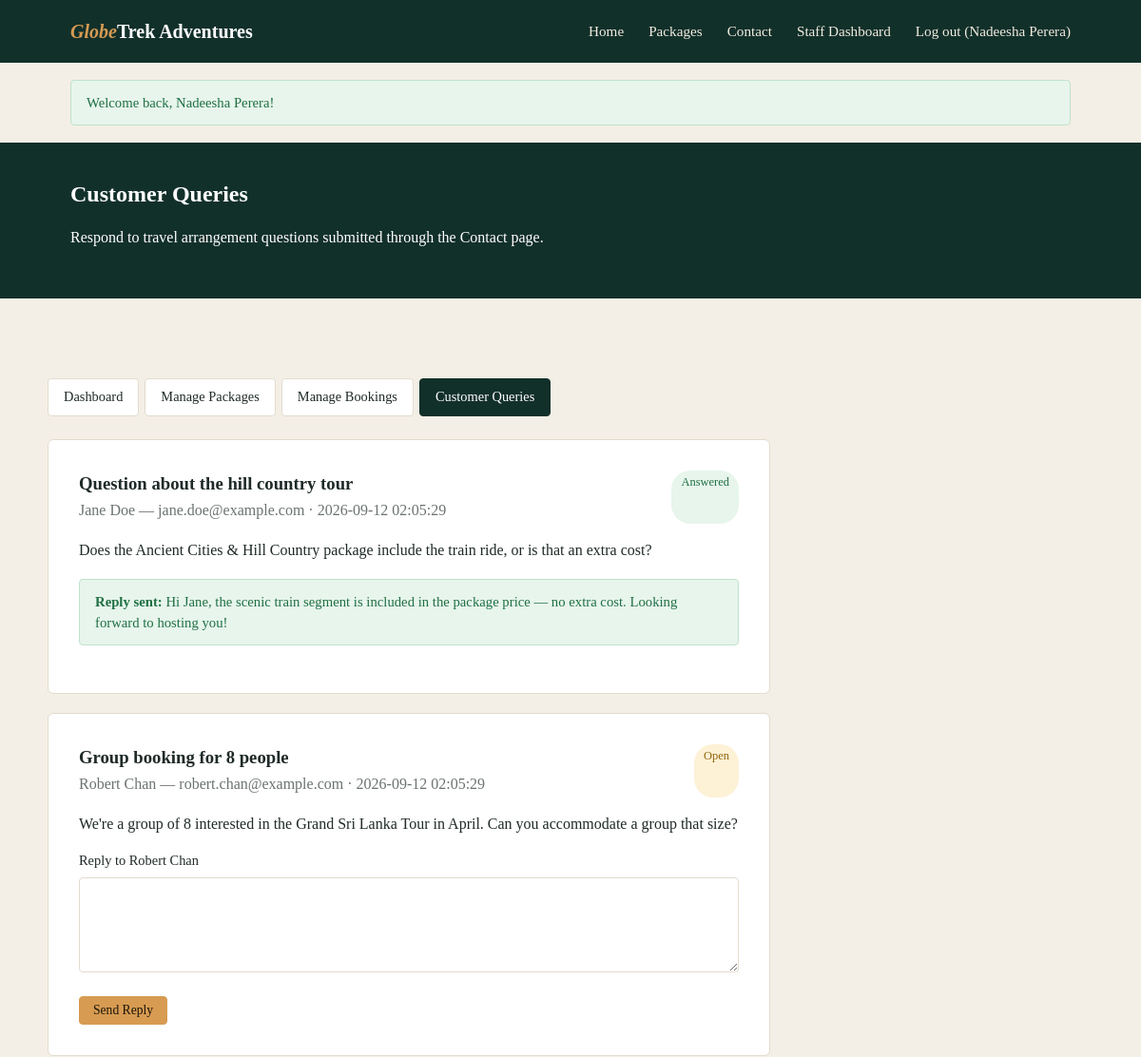
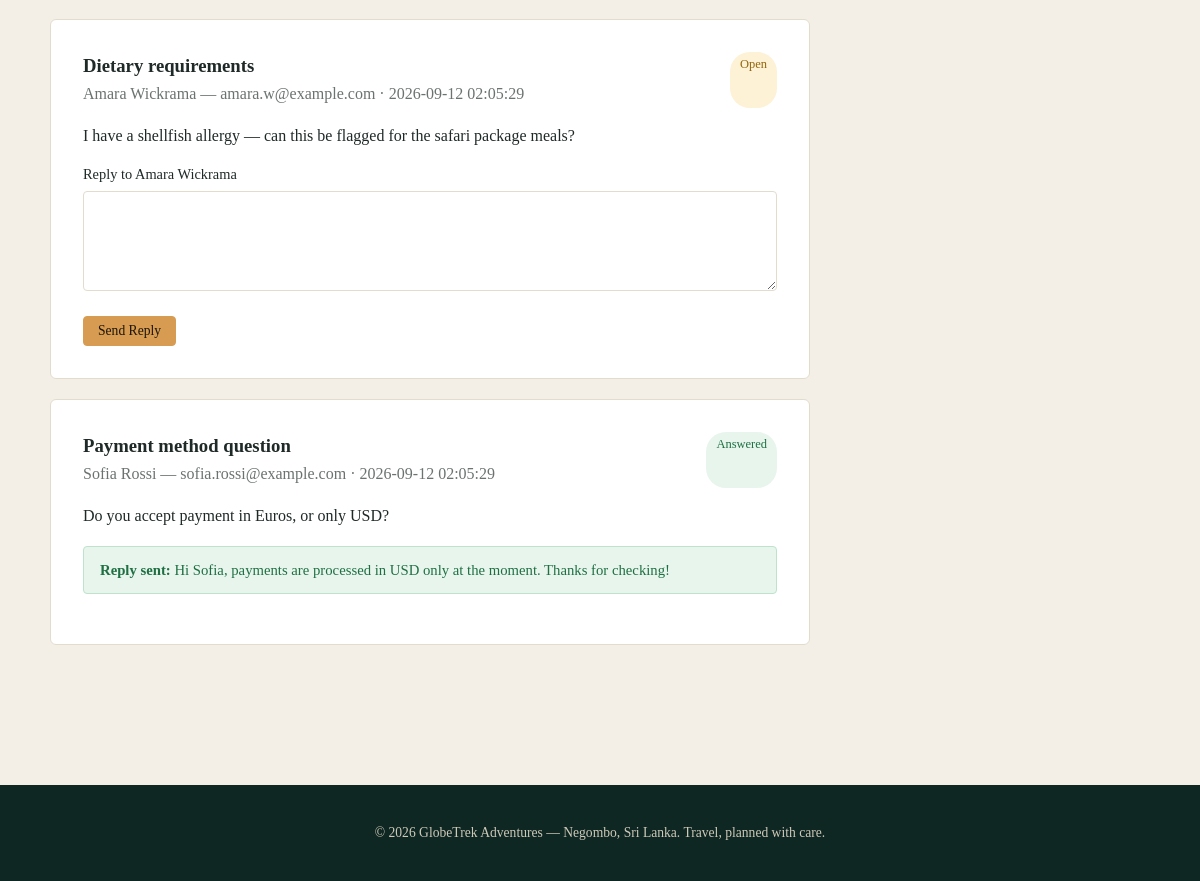
/staff/manage_queries.php (signed in), run on the app's committed database (2 pictures, top to bottom).
### tables this page shows
CREATE TABLE queries (
  query_id INT AUTO_INCREMENT PRIMARY KEY,
  user_id INT NULL,
  name VARCHAR(100) NOT NULL,
  email VARCHAR(150) NOT NULL,
  subject VARCHAR(150) NOT NULL,
  message TEXT NOT NULL,
  reply TEXT NULL,
  replied_by INT NULL,
  status ENUM('open','answered') NOT NULL DEFAULT 'open',
  created_at TIMESTAMP DEFAULT CURRENT_TIMESTAMP,
  FOREIGN KEY (user_id) REFERENCES users(user_id) ON DELETE SET NULL,
  FOREIGN KEY (replied_by) REFERENCES users(user_id) ON DELETE SET NULL
);

### models/Query.php (called while the page is built, shortened)
<?php
class InquiryQuery {
    public static function getAll() {
        $db = getDB();
        $stmt = $db->query("SELECT * FROM queries ORDER BY created_at DESC");
        return $stmt->fetchAll(PDO::FETCH_ASSOC);
    }
}

### includes/functions.php (called while the page is built, shortened)
<?php
function clean($value) {
    return htmlspecialchars(trim($value ?? ''), ENT_QUOTES, 'UTF-8');
}

### staff/manage_queries.php (the view, shortened to what this page needs)
<?php
require_once __DIR__ . '/../includes/functions.php';
require_once __DIR__ . '/../models/Query.php';
$queries = InquiryQuery::getAll();
require_once __DIR__ . '/../includes/header.php';
?>
<section class="dash-header">
  <div class="container">
    <h1>Customer Queries</h1>
    <p>Respond to travel arrangement questions submitted through the Contact page.</p>
  </div>
</section>
<div class="container section">
  <div class="dash-tabs">
    <a href="<?php echo BASE_URL; ?>/staff/dashboard.php">Dashboard</a>
    <a href="<?php echo BASE_URL; ?>/staff/manage_packages.php">Manage Packages</a>
    <a href="<?php echo BASE_URL; ?>/staff/manage_bookings.php">Manage Bookings</a>
    <a href="<?php echo BASE_URL; ?>/staff/manage_queries.php" class="active">Customer Queries</a>
  </div>
  <?php if (empty($queries)): ?>
    <p class="text-muted">No queries submitted yet.</p>
  <?php else: ?>
    <?php foreach ($queries as $q): ?>
      <div class="form-card wide" style="margin:0 0 20px;">
        <div style="display:flex;justify-content:space-between;">
          <div>
            <h3 class="mt-0 mb-0"><?php echo clean($q['subject']); ?></h3>
            <p class="text-muted" style="margin:2px 0;"><?php echo clean($q['name']); ?> — <?php echo clean($q['email']); ?> · <?php echo clean($q['created_at']); ?></p>
          </div>
          <span class="badge badge-<?php echo $q['status']; ?>"><?php echo ucfirst($q['status']); ?></span>
        </div>
        <p><?php echo nl2br(clean($q['message'])); ?></p>
        <?php if ($q['status'] === 'answered'): ?>
          <div class="alert alert-success"><strong>Reply sent:</strong> <?php echo nl2br(clean($q['reply'])); ?></div>
        <?php else: ?>
          <form method="POST" action="<?php echo BASE_URL; ?>/staff/manage_queries.php">
            <div class="form-group">
              <label>Reply to <?php echo clean($q['name']); ?></label>
              <textarea name="reply" required></textarea>
            </div>
            <button type="submit" class="btn btn-primary btn-sm">Send Reply</button>
          </form>
        <?php endif; ?>
      </div>
    <?php endforeach; ?>
  <?php endif; ?>
</div>
<?php require_once __DIR__ . '/../includes/footer.php'; ?>

### assets/css/style.css (style rules this page uses)
:root { --dark: #12302a; --dark-2: #0e2723; --gold: #d79b52; --gold-dark: #b97f3a; --cream: #f4efe6; --text-dark: #1f2a28; --text-muted: #6b7370; --border: #e2dccd; --danger: #b3261e; --danger-bg: #fbe9e7; --success: #1f6f43; --success-bg: #e7f5ec; font-size: 16px; }
* { box-sizing: border-box; }
body { margin: 0; font-family: Georgia, 'Times New Roman', serif; color: var(--text-dark); background: var(--cream); line-height: 1.5; }
h1, h2, h3, h4 { font-family: Georgia, 'Times New Roman', serif; margin: 0 0 .5rem; }
.container { max-width: 1100px; margin: 0 auto; padding: 0 24px; }
a { color: inherit; text-decoration: none; }
.btn { display: inline-block; padding: 10px 20px; border-radius: 4px; border: 1px solid transparent; font-family: Georgia, serif; font-size: .95rem; cursor: pointer; }
.btn-primary { background: var(--gold); color: #1c1508; border-color: var(--gold); }
.btn-sm { padding: 6px 14px; font-size: .85rem; }
.section { padding: 60px 0; }
.form-card { background: #fff; border: 1px solid var(--border); border-radius: 6px; padding: 32px; max-width: 520px; margin: 40px auto; }
.form-card.wide { max-width: 760px; }
.form-group { margin-bottom: 18px; }
label { display: block; font-size: .9rem; margin-bottom: 6px; color: var(--text-dark); }
input[type=text], input[type=email], input[type=password], input[type=number], input[type=date], input[type=tel], input[type=file], select, textarea { width: 100%; padding: 10px 12px; border: 1px solid var(--border); border-radius: 4px; font-family: inherit; font-size: .95rem; background: #fff; }
textarea { resize: vertical; min-height: 100px; }
.alert { padding: 12px 16px; border-radius: 4px; margin: 18px 0; font-size: .92rem; }
.alert-success { background: var(--success-bg); color: var(--success); border: 1px solid #bfe2cc; }
.badge { display: inline-block; padding: 3px 10px; border-radius: 20px; font-size: .78rem; }
.badge-open { background: #fdf1d6; color: #93650a; }
.badge-answered { background: var(--success-bg); color: var(--success); }
.dash-header { background: var(--dark); color: #fff; padding: 36px 0; }
.dash-header h1 { color: #fff; }
.dash-tabs { display: flex; gap: 6px; margin: 24px 0; flex-wrap: wrap; }
.dash-tabs a { padding: 8px 16px; border: 1px solid var(--border); border-radius: 4px; font-size: .9rem; background: #fff; }
.dash-tabs a.active { background: var(--dark); color: #fff; border-color: var(--dark); }
.text-muted { color: var(--text-muted); }
.mt-0 { margin-top: 0; }
.mb-0 { margin-bottom: 0; }

### data on the page
queries: subject "Question about the hill country tour", name "Jane Doe", email "jane.doe@example.com", created_at "2026-09-12 02:05:29", status "Answered", message "Does the Ancient Cities & Hill Country package include the train ride, or is that an extra cost?", reply "Hi Jane, the scenic train segment is included in the package price — no extra cost. Looking forward to hosting you!"
queries: subject "Group booking for 8 people", name "Robert Chan", email "robert.chan@example.com", created_at "2026-09-12 02:05:29", status "Open", message "We're a group of 8 interested in the Grand Sri Lanka Tour in April. Can you accommodate a group that size?"
queries: subject "Dietary requirements", name "Amara Wickrama", email "amara.w@example.com", created_at "2026-09-12 02:05:29", status "Open", message "I have a shellfish allergy — can this be flagged for the safari package meals?"
queries: subject "Payment method question", name "Sofia Rossi", email "sofia.rossi@example.com", created_at "2026-09-12 02:05:29", status "Answered", message "Do you accept payment in Euros, or only USD?", reply "Hi Sofia, payments are processed in USD only at the moment. Thanks for checking!"

### other printed values
$_SESSION['name'] "Nadeesha Perera"
$flash['message'] "Welcome back, Nadeesha Perera!"
